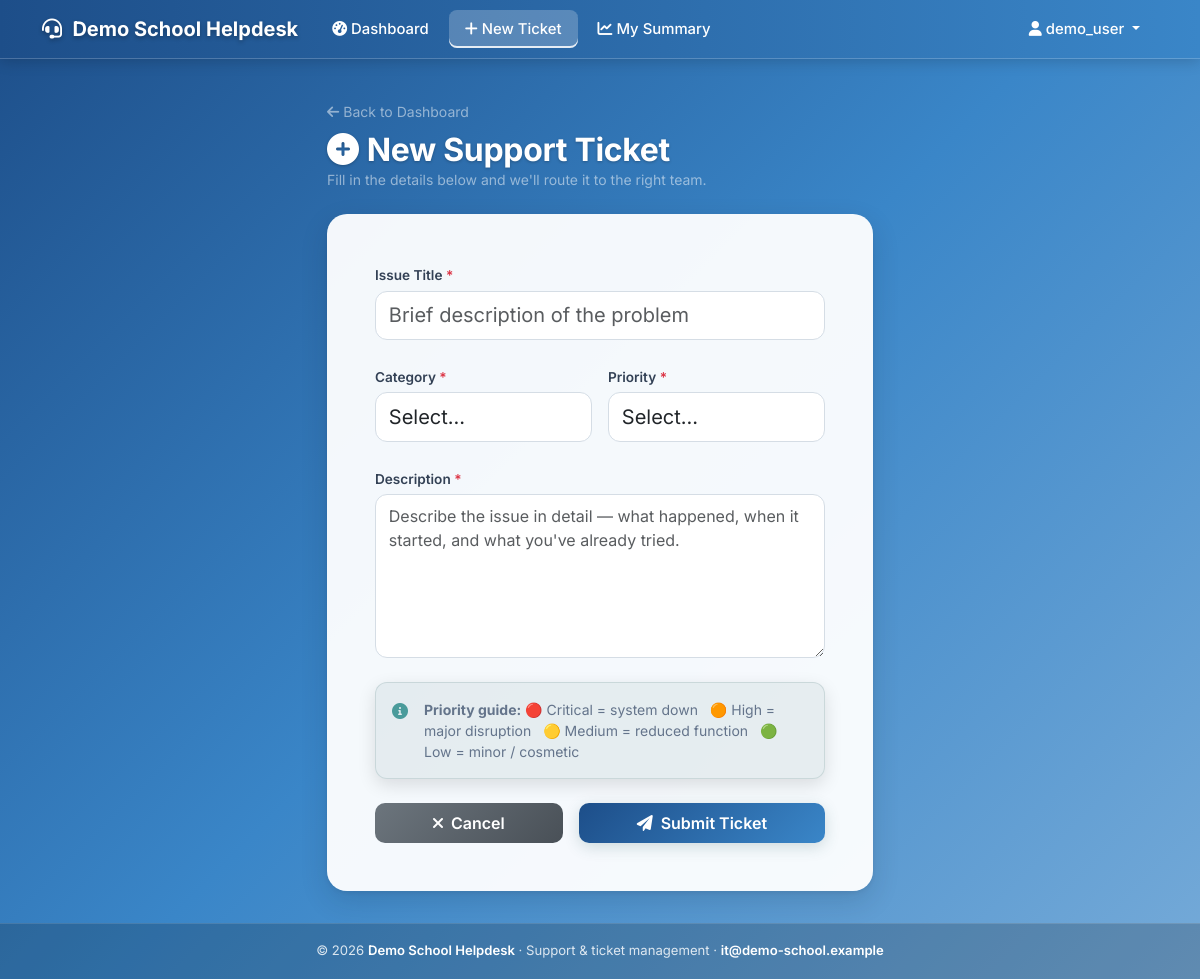
Screenshot of /ticket/create (signed in) with the database file from the repository.
### models.py (models this page shows, shortened)
class School(db.Model):
    __tablename__ = 'schools'
    id = db.Column(db.Integer, primary_key=True)
    name = db.Column(db.String(150), nullable=False, unique=True)
    slug = db.Column(db.String(60), nullable=False, unique=True, index=True)
    display_name = db.Column(db.String(150), nullable=True)   # shown in the UI header; defaults to name
    logo_filename = db.Column(db.String(200), nullable=True)
    primary_color = db.Column(db.String(7), nullable=True)
    secondary_color = db.Column(db.String(7), nullable=True)
    contact_email = db.Column(db.String(120), nullable=True)
    is_active = db.Column(db.Boolean, default=True, nullable=False)
    created_at = db.Column(db.DateTime, default=utc_now)
    updated_at = db.Column(db.DateTime, default=utc_now, onupdate=utc_now)
    @property
    def system_name(self):
        return self.display_name or self.name

class User(UserMixin, db.Model):
    __tablename__ = 'users'
    id = db.Column(db.Integer, primary_key=True)
    username = db.Column(db.String(80), unique=True, nullable=False)
    email = db.Column(db.String(120), unique=True, nullable=False)
    password_hash = db.Column(db.String(255), nullable=False)
    role = db.Column(db.String(20), default='user')  # see ALL_ROLES
    department = db.Column(db.Text, nullable=True)  # free text / admin module permissions as JSON
    is_active = db.Column(db.Boolean, default=True)
    created_at = db.Column(db.DateTime, default=utc_now)
    school_id = db.Column(db.Integer, db.ForeignKey('schools.id'), nullable=True, index=True)
    full_name = db.Column(db.String(120), nullable=True)
    must_change_password = db.Column(db.Boolean, default=False)
    school = db.relationship('School', foreign_keys=[school_id])

### app.py (the view, shortened to what this page needs)
@app.route('/ticket/create', methods=['GET', 'POST'])
@login_required
def create_ticket():
    return render_template('create_ticket.html')

### app.py (called while the page is built, shortened)
@login_manager.user_loader
def load_user(user_id):
    try:
        user = unscoped_get(User, int(user_id))
    except (TypeError, ValueError):
        return None
    if not user or not user.is_active:
        return None
    if user.role != ROLE_SUPER_ADMIN:
        school = db.session.get(School, user.school_id) if user.school_id else None
        if not school or not school.is_active:
            return None
    return user

@app.context_processor
def inject_system_settings():
    try:
        school = active_school()
        if school:
            branding = school
            theme = build_theme(school.primary_color, school.secondary_color)
        else:
            branding = _PlatformBranding(SystemSettings.query.first())
            theme = build_theme()
        return {'system_settings': branding, 'current_school': school, 'theme': theme, 'now_year': datetime.now().year}
    except Exception:
        logger.exception('Failed to build branding context')
        return {'system_settings': _PlatformBranding(), 'current_school': None, 'theme': build_theme(), 'now_year': datetime.now().year}

@app.before_request
def tenant_guard():
    endpoint = request.endpoint or ''
    if endpoint == 'static' or not current_user.is_authenticated:
        return None
    if (current_user.must_change_password
            and endpoint not in ('change_password', 'logout', 'static', 'favicon', 'manifest', 'service_worker')):
        return redirect(url_for('change_password'))
    return None

@app.after_request
def after_request(response):
    response.headers.setdefault('X-Content-Type-Options', 'nosniff')
    response.headers.setdefault('X-Frame-Options', 'SAMEORIGIN')
    response.headers.setdefault('Referrer-Policy', 'strict-origin-when-cross-origin')
    if current_user and current_user.is_authenticated and request.endpoint != 'static':
        response.headers['Cache-Control'] = 'no-store'   # never cache another tenant's pages
    if response.status_code >= 500:
        logger.error(f"Response: {response.status_code} for {request.method} {request.path}")
    return response

### tenancy.py (called while the page is built)
def effective_school_id():
    if not has_request_context():
        return BYPASS  # CLI / scheduler / migrations: explicit, trusted code
    if g.get('tenant_bypass'):
        return BYPASS
    role, school_id = _identity()
    if role is None:
        return None
    if role == ROLE_SUPER_ADMIN:
        return session.get('active_school_id')
    return school_id

### templates/create_ticket.html (shortened to what this page needs)
{% extends "base.html" %}
{% block content %}
<div class="row justify-content-center">
    <div class="col-12 col-md-9 col-lg-7 col-xl-6">
        <div class="mb-4">
            <a href="{{ url_for('dashboard') }}" class="text-white-50 text-decoration-none small">
                <i class="fas fa-arrow-left me-1"></i>Back to Dashboard
            </a>
            <h2 class="fw-bold text-white mt-2 mb-0"><i class="fas fa-plus-circle me-2"></i>New Support Ticket</h2>
            <p class="text-white-50 small">Fill in the details below and we'll route it to the right team.</p>
        </div>
        <div class="card border-0" style="border-radius:20px;overflow:hidden;">
            <div class="card-body p-4 p-md-5">
                <form method="POST">
                    <div class="mb-4">
                        <label for="title" class="form-label fw-semibold">Issue Title <span class="text-danger">*</span></label>
                        <input type="text" class="form-control form-control-lg" id="title" name="title" required
                               placeholder="Brief description of the problem">
                    </div>
                    <div class="row g-3 mb-4">
                        <div class="col-sm-6">
                            <label for="category" class="form-label fw-semibold">Category <span class="text-danger">*</span></label>
                            <select class="form-select form-select-lg" id="category" name="category" required>
                                <option value="" disabled selected>Select…</option>
                            </select>
                        </div>
                        <div class="col-sm-6">
                            <label for="priority" class="form-label fw-semibold">Priority <span class="text-danger">*</span></label>
                            <select class="form-select form-select-lg" id="priority" name="priority" required>
                                <option value="" disabled selected>Select…</option>
                            </select>
                        </div>
                    </div>
                    <div class="mb-4">
                        <label for="description" class="form-label fw-semibold">Description <span class="text-danger">*</span></label>
                        <textarea class="form-control" id="description" name="description" rows="6" required
                                  placeholder="Describe the issue in detail — what happened, when it started, and what you've already tried."></textarea>
                    </div>
                    <div class="alert d-flex gap-3 p-3 mb-4" style="background:rgba(44,95,95,0.08);border:1px solid rgba(44,95,95,0.15);border-radius:12px;">
                        <i class="fas fa-info-circle mt-1" style="color:#4a9b9b;flex-shrink:0;"></i>
                        <div class="small text-muted">
                            <strong>Priority guide:</strong>
                            <span class="me-2">🔴 Critical = system down</span>
                            <span class="me-2">🟠 High = major disruption</span>
                            <span class="me-2">🟡 Medium = reduced function</span>
                            <span>🟢 Low = minor / cosmetic</span>
                        </div>
                    </div>
                    <div class="d-flex gap-3">
                        <a href="{{ url_for('dashboard') }}" class="btn btn-secondary flex-fill">
                            <i class="fas fa-times me-2"></i>Cancel
                        </a>
                        <button type="submit" class="btn btn-primary flex-fill">
                            <i class="fas fa-paper-plane me-2"></i>Submit Ticket
                        </button>
                    </div>
                </form>
            </div>
        </div>
    </div>
</div>
{% endblock %}

### templates/base.html (shortened to what this page needs)
<!DOCTYPE html>
<html lang="en">
<head>
    <link href="https://cdn.jsdelivr.net/npm/bootstrap@5.3.0/dist/css/bootstrap.min.css" rel="stylesheet">
    <link href="https://cdnjs.cloudflare.com/ajax/libs/font-awesome/6.0.0/css/all.min.css" rel="stylesheet">
</head>
<body>
    <nav class="navbar navbar-expand-xl navbar-dark">
        <div class="container">
            <a class="navbar-brand" href="{{ url_for('dashboard') if current_user.is_authenticated else url_for('index') }}">
                {% if system_settings.logo_filename %}
                    <img src="{{ url_for('static', filename='uploads/' + system_settings.logo_filename) }}" alt="Logo" style="height:32px;width:auto;margin-right:8px;vertical-align:middle;object-fit:contain;">
                {% else %}
                    <i class="fas fa-headset me-2"></i>
                {% endif %}{{ system_settings.system_name }}
            </a>
            <div class="collapse navbar-collapse" id="navbarNav">
                <ul class="navbar-nav me-auto">
                    {% if current_user.is_authenticated %}
                        <li class="nav-item">
                            <a class="nav-link" href="{{ url_for('dashboard') }}">
                                <i class="fas fa-tachometer-alt me-1"></i>Dashboard
                            </a>
                        </li>
                        {% if current_user.role in ['it_agent', 'fm_agent', 'hse_agent'] %}
                            <li class="nav-item dropdown">
                                <a class="nav-link dropdown-toggle" href="#" id="agentDropdown" role="button" data-bs-toggle="dropdown">
                                    <i class="fas fa-tools me-1"></i>Agent Tools
                                </a>
                                <ul class="dropdown-menu">
                                    <li><a class="dropdown-item" href="{{ url_for('admin_tickets') }}">
                                        <i class="fas fa-list me-1"></i>All Tickets
                                    </a></li>
                                    <li><a class="dropdown-item" href="{{ url_for('admin_search_tickets') }}">
                                        <i class="fas fa-search me-1"></i>Search Tickets
                                    </a></li>
                                    <li><a class="dropdown-item" href="{{ url_for('admin_summary_reports') }}">
                                        <i class="fas fa-chart-bar me-1"></i>Summary Reports
                                    </a></li>
                                    <li><hr class="dropdown-divider"></li>
                                    <li><a class="dropdown-item" href="{{ url_for('create_ticket') }}">
                                        <i class="fas fa-plus me-1"></i>Create Ticket
                                    </a></li>
                                </ul>
                            </li>
                        {% elif current_user.role != 'super_admin' %}
                            <li class="nav-item">
                                <a class="nav-link" href="{{ url_for('create_ticket') }}">
                                    <i class="fas fa-plus me-1"></i>New Ticket
                                </a>
                            </li>
                            <li class="nav-item">
                                <a class="nav-link" href="{{ url_for('my_ticket_summary') }}">
                                    <i class="fas fa-chart-line me-1"></i>My Summary
                                </a>
                            </li>
                        {% endif %}
                    {% endif %}
                </ul>
                <ul class="navbar-nav">
                    {% if current_user.is_authenticated %}
                        <li class="nav-item dropdown">
                            <a class="nav-link dropdown-toggle" href="#" id="navbarDropdown" role="button" data-bs-toggle="dropdown">
                                <i class="fas fa-user me-1"></i>{{ current_user.username }}
                            </a>
                        </li>
                    {% else %}
                        <li class="nav-item">
                            <a class="nav-link" href="{{ url_for('login') }}">
                                <i class="fas fa-sign-in-alt me-1"></i>Login
                            </a>
                        </li>
                    {% endif %}
                </ul>
            </div>
        </div>
    </nav>
    <main class="container main-content" style="padding-top: 0.5rem;">
        {% block content %}{% endblock %}
    </main>
    <footer class="site-footer">
        <div class="container">
            &copy; {{ now_year }} <a href="{{ url_for('index') }}">{{ system_settings.system_name }}</a>
            &middot; Support &amp; ticket management
            {% if current_school and current_school.contact_email %}&middot; <a href="mailto:{{ current_school.contact_email }}">{{ current_school.contact_email }}</a>{% endif %}
        </div>
    </footer>
</body>
</html>

### rows the page displays
School: system_name "Demo School Helpdesk", contact_email "it@demo-school.example"
User: username "demo_user"
